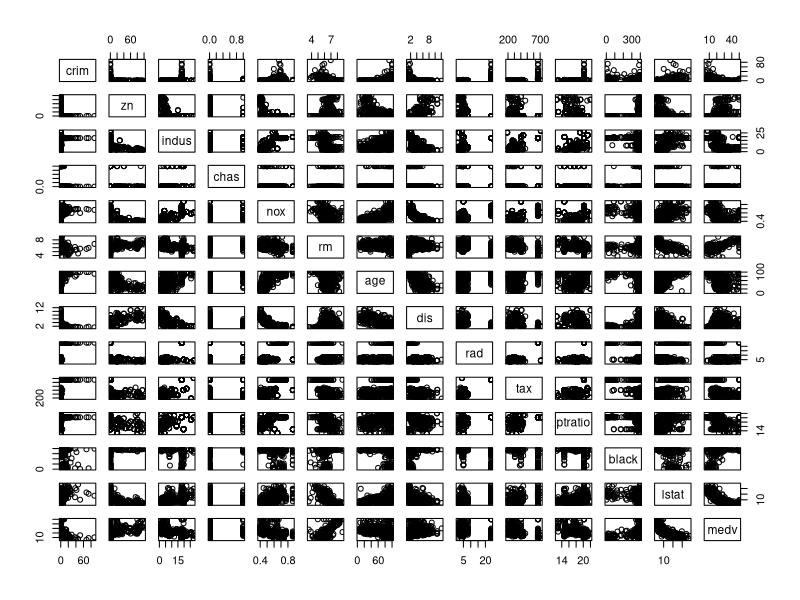
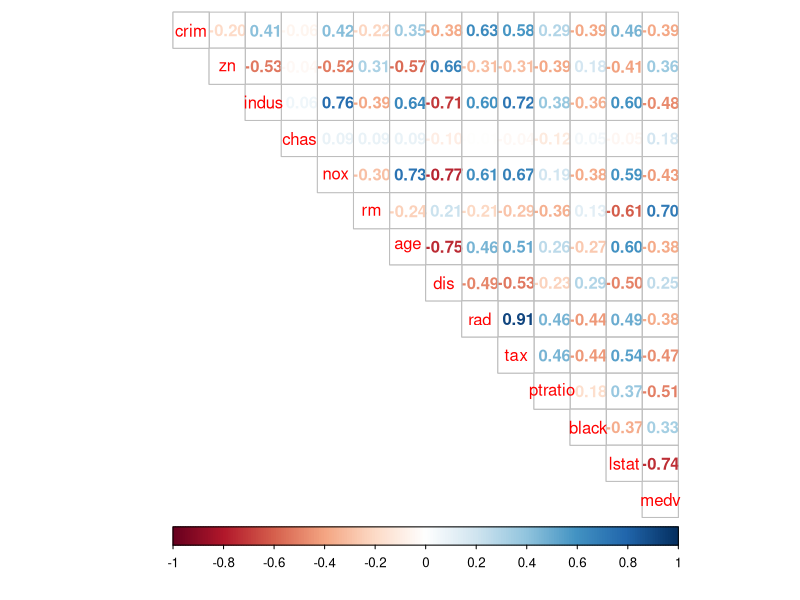
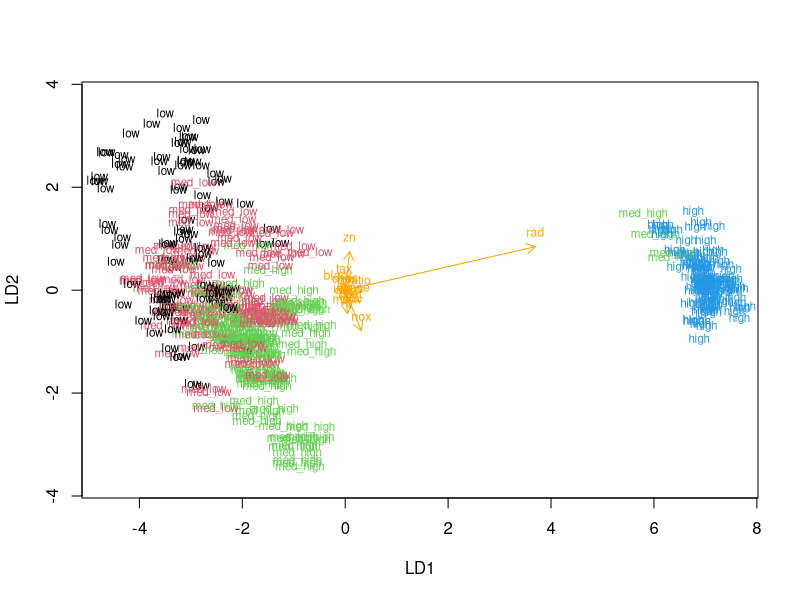

The R script that drew these images, in order:
## ---- chunk 1
date()
## ---- chunk 2
library(MASS)
library(tidyr)
library(corrplot)
## ---- chunk 3
data("Boston")

str(Boston)
## ---- chunk 4
dim(Boston)
## ---- chunk 5
summary(Boston)
## ---- chunk 6
pairs(Boston)
## ---- chunk 7
cor_matrix<-cor(Boston) %>% round(digits = 2)
corrplot(cor_matrix, method="number", type="upper", cl.pos="b", tl.pos="d")
## ---- chunk 8
#Scaling
boston_scaled <- scale(Boston)
boston_scaled <- as.data.frame(boston_scaled)
summary(boston_scaled)
## ---- chunk 9
set.seed(1)
# Categorial variable
bins <- quantile(boston_scaled$crim)
crime <- cut(boston_scaled$crim, breaks = bins, include.lowest = TRUE, label=c("low", "med_low", "med_high", "high"))
boston_scaled <- dplyr::select(boston_scaled, -crim)
boston_scaled <- data.frame(boston_scaled, crime)
# Dividing into training and test datasets
n <- nrow(boston_scaled)
ind <- sample(n,  size = n * 0.8)
train <- boston_scaled[ind,]
test <- boston_scaled[-ind,]
## ---- chunk 10
lda.fit <- lda(crime ~ ., data = train)

lda.arrows <- function(x, myscale = 1, arrow_heads = 0.1, color = "orange", tex = 0.75, choices = c(1,2)){
  heads <- coef(x)
  arrows(x0 = 0, y0 = 0, 
         x1 = myscale * heads[,choices[1]], 
         y1 = myscale * heads[,choices[2]], col=color, length = arrow_heads)
  text(myscale * heads[,choices], labels = row.names(heads), 
       cex = tex, col=color, pos=3)
}

classes <- as.numeric(train$crime)

plot(lda.fit, dimen = 2, col = classes, pch = classes)
lda.arrows(lda.fit, myscale = 1)

## ---- chunk 11
correct_classes <- test$crime
test <- dplyr::select(test, -crime)

lda.pred <- predict(lda.fit, newdata = test)
table(correct = correct_classes, predicted = lda.pred$class)
